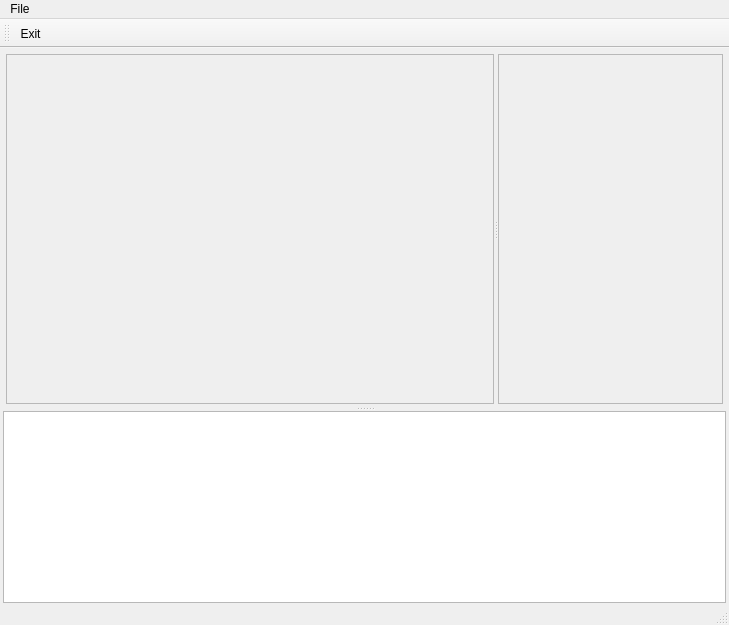
<?xml version="1.0" encoding="UTF-8"?>
<ui version="4.0">
 <class>MainWindow</class>
 <widget class="QMainWindow" name="MainWindow">
  <property name="geometry">
   <rect>
    <x>0</x>
    <y>0</y>
    <width>729</width>
    <height>625</height>
   </rect>
  </property>
  <property name="sizePolicy">
   <sizepolicy hsizetype="Expanding" vsizetype="Expanding">
    <horstretch>0</horstretch>
    <verstretch>0</verstretch>
   </sizepolicy>
  </property>
  <property name="windowTitle">
   <string>qDesktopSearch</string>
  </property>
  <widget class="QWidget" name="centralWidget">
   <property name="sizePolicy">
    <sizepolicy hsizetype="Expanding" vsizetype="Expanding">
     <horstretch>0</horstretch>
     <verstretch>0</verstretch>
    </sizepolicy>
   </property>
   <layout class="QGridLayout" name="gridLayout">
    <property name="sizeConstraint">
     <enum>QLayout::SetMaximumSize</enum>
    </property>
    <property name="leftMargin">
     <number>3</number>
    </property>
    <property name="topMargin">
     <number>3</number>
    </property>
    <property name="rightMargin">
     <number>3</number>
    </property>
    <property name="bottomMargin">
     <number>0</number>
    </property>
    <property name="spacing">
     <number>3</number>
    </property>
    <item row="0" column="0">
     <widget class="QSplitter" name="splitter">
      <property name="sizePolicy">
       <sizepolicy hsizetype="Expanding" vsizetype="Expanding">
        <horstretch>0</horstretch>
        <verstretch>0</verstretch>
       </sizepolicy>
      </property>
      <property name="autoFillBackground">
       <bool>false</bool>
      </property>
      <property name="lineWidth">
       <number>3</number>
      </property>
      <property name="orientation">
       <enum>Qt::Vertical</enum>
      </property>
      <property name="opaqueResize">
       <bool>false</bool>
      </property>
      <property name="childrenCollapsible">
       <bool>false</bool>
      </property>
      <widget class="QFrame" name="frame">
       <property name="sizePolicy">
        <sizepolicy hsizetype="Expanding" vsizetype="Expanding">
         <horstretch>0</horstretch>
         <verstretch>3</verstretch>
        </sizepolicy>
       </property>
       <layout class="QGridLayout" name="gridLayout_2">
        <property name="leftMargin">
         <number>3</number>
        </property>
        <property name="topMargin">
         <number>3</number>
        </property>
        <property name="rightMargin">
         <number>3</number>
        </property>
        <property name="bottomMargin">
         <number>3</number>
        </property>
        <item row="0" column="0">
         <widget class="QSplitter" name="splitter_2">
          <property name="orientation">
           <enum>Qt::Horizontal</enum>
          </property>
          <property name="childrenCollapsible">
           <bool>false</bool>
          </property>
          <widget class="QScrollArea" name="scrollArea">
           <property name="sizePolicy">
            <sizepolicy hsizetype="Expanding" vsizetype="Expanding">
             <horstretch>3</horstretch>
             <verstretch>0</verstretch>
            </sizepolicy>
           </property>
           <property name="widgetResizable">
            <bool>true</bool>
           </property>
           <widget class="wSearch" name="scrollAreaWidgetContents">
            <property name="geometry">
             <rect>
              <x>0</x>
              <y>0</y>
              <width>484</width>
              <height>346</height>
             </rect>
            </property>
           </widget>
          </widget>
          <widget class="QScrollArea" name="scrollArea_2">
           <property name="sizePolicy">
            <sizepolicy hsizetype="Expanding" vsizetype="Expanding">
             <horstretch>1</horstretch>
             <verstretch>0</verstretch>
            </sizepolicy>
           </property>
           <property name="minimumSize">
            <size>
             <width>225</width>
             <height>0</height>
            </size>
           </property>
           <property name="widgetResizable">
            <bool>true</bool>
           </property>
           <widget class="wSettings" name="scrollAreaWidgetContents_2">
            <property name="geometry">
             <rect>
              <x>0</x>
              <y>0</y>
              <width>221</width>
              <height>346</height>
             </rect>
            </property>
           </widget>
          </widget>
         </widget>
        </item>
       </layout>
      </widget>
      <widget class="LogWnd" name="eLog"/>
     </widget>
    </item>
   </layout>
  </widget>
  <widget class="QMenuBar" name="menuBar">
   <property name="geometry">
    <rect>
     <x>0</x>
     <y>0</y>
     <width>729</width>
     <height>18</height>
    </rect>
   </property>
   <widget class="QMenu" name="menuFile">
    <property name="title">
     <string>File</string>
    </property>
    <addaction name="actionExit"/>
   </widget>
   <addaction name="menuFile"/>
  </widget>
  <widget class="QToolBar" name="mainToolBar">
   <attribute name="toolBarArea">
    <enum>TopToolBarArea</enum>
   </attribute>
   <attribute name="toolBarBreak">
    <bool>false</bool>
   </attribute>
   <addaction name="actionExit"/>
  </widget>
  <widget class="QStatusBar" name="statusBar"/>
  <action name="actionExit">
   <property name="icon">
    <iconset resource="res.qrc">
     <normaloff>:/res/exit.png</normaloff>:/res/exit.png</iconset>
   </property>
   <property name="text">
    <string>Exit</string>
   </property>
   <property name="toolTip">
    <string>Exit</string>
   </property>
  </action>
 </widget>
 <layoutdefault spacing="6" margin="11"/>
 <customwidgets>
  <customwidget>
   <class>wSearch</class>
   <extends>QWidget</extends>
   <header>wsearch.h</header>
   <container>1</container>
  </customwidget>
  <customwidget>
   <class>wSettings</class>
   <extends>QWidget</extends>
   <header>wsettings.h</header>
   <container>1</container>
  </customwidget>
  <customwidget>
   <class>LogWnd</class>
   <extends>QTextEdit</extends>
   <header>logwnd.h</header>
  </customwidget>
 </customwidgets>
 <resources>
  <include location="res.qrc"/>
 </resources>
 <connections/>
</ui>
